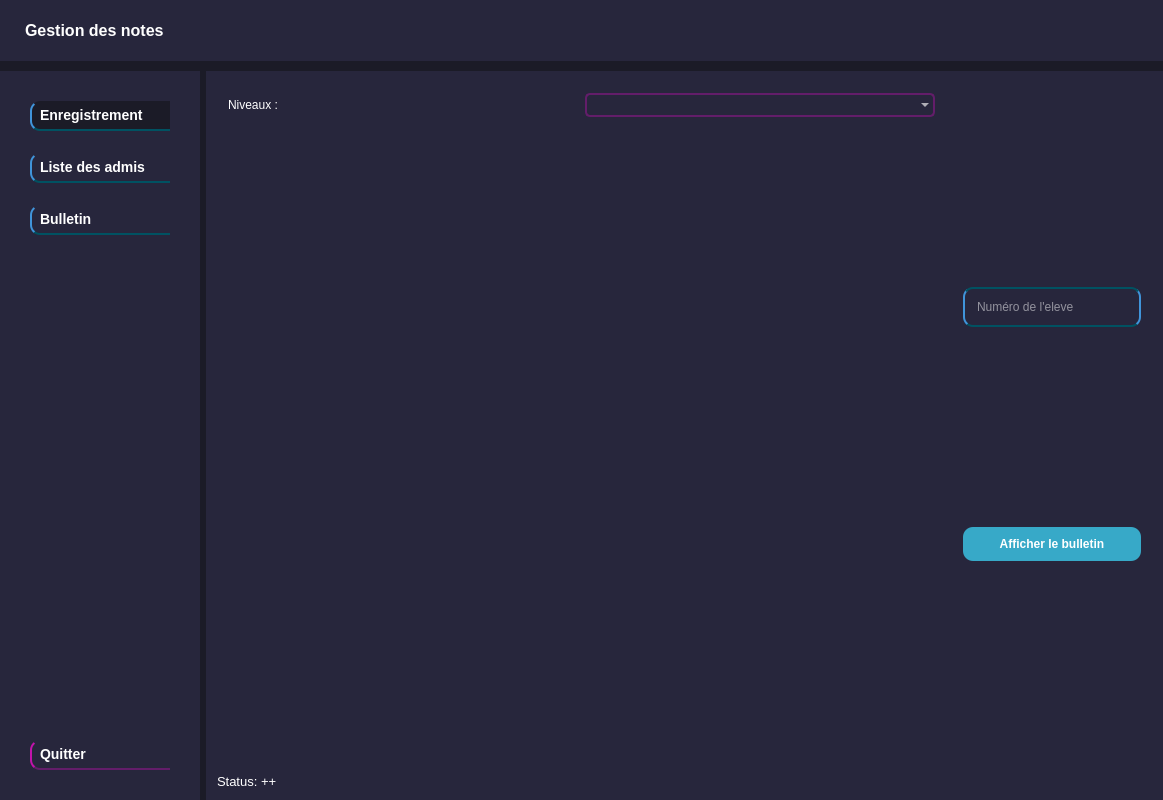
<?xml version="1.0" encoding="UTF-8"?>
<ui version="4.0">
 <class>accueil</class>
 <widget class="QMainWindow" name="accueil">
  <property name="geometry">
   <rect>
    <x>0</x>
    <y>0</y>
    <width>1163</width>
    <height>800</height>
   </rect>
  </property>
  <property name="sizePolicy">
   <sizepolicy hsizetype="Fixed" vsizetype="Fixed">
    <horstretch>0</horstretch>
    <verstretch>0</verstretch>
   </sizepolicy>
  </property>
  <property name="windowTitle">
   <string>Gestion des notes</string>
  </property>
  <widget class="QWidget" name="centralwidget">
   <property name="styleSheet">
    <string notr="true">* {
border: none;
background-color: transparent;
background: transparent;
padding: 0;
margin: 0;
color: #fff;
}

#centralwidget, #mainBody, #btnEnregistrement{
background-color: #1b1b27;
/*/background-color: rgb(255, 255, 255);*/
}

#header, #mainBodyContent, #navigation {
background-color: #27263c;
}

QPushButton {
font-weight: bold;
}

/*#frame_2 QPushButton {
padding: 10px;
border-bottom: 1px solid #ff5bcc;
border-radius: 24px;
padding-left: 10px;
}*/

#navigation QPushButton {
text-align: left;
padding: 6px 8px;
border-top-left-radius: 10px;
border-bottom-left-radius: 10px;
border-bottom: 2px solid rgb(0, 82, 98);
border-left: 2px solid #4094da;
margin: 8px;
font-size: 14px;
}

QLineEdit {
border-bottom: 2px solid rgb(0, 82, 98);
border-left: 2px solid #4094da;
border-top: 2px solid rgb(0, 82, 98);
border-right: 2px solid #4094da;
border-radius: 10px;
padding: 10px;
}

QComboBox {
font-size: 15px;
border: 2px solid rgb(99, 29, 106);
border-radius: 5px;
}

QSpinBox {
border: 2px solid rgb(0, 82, 98);
border-radius: 3px;
}

QTableView::item:selected {
color:white; 
background:#000000; 
font-weight:900; 
}

QTableCornerButton::section { 
background-color:#232326; 
}

QHeaderView::section { 
color:white; 
background-color:#232326;
}

/*QTabWidget::tab-bar {
 background-color: black;
}*/

QTabBar::tab:!selected {
    /*background-color: #9E9E9E;*/
	background-color: #1b1b27;
    color: white;
	width: 100px;
 }

QTabBar::tab:selected {
    border-color:#4094da;
    background-color: #4094da;
    color: white;
	width: 100px;
}
</string>
   </property>
   <layout class="QVBoxLayout" name="verticalLayout">
    <property name="spacing">
     <number>10</number>
    </property>
    <property name="leftMargin">
     <number>0</number>
    </property>
    <property name="topMargin">
     <number>0</number>
    </property>
    <property name="rightMargin">
     <number>0</number>
    </property>
    <property name="bottomMargin">
     <number>0</number>
    </property>
    <item>
     <widget class="QWidget" name="header" native="true">
      <layout class="QHBoxLayout" name="horizontalLayout">
       <property name="spacing">
        <number>0</number>
       </property>
       <property name="leftMargin">
        <number>0</number>
       </property>
       <property name="topMargin">
        <number>0</number>
       </property>
       <property name="rightMargin">
        <number>0</number>
       </property>
       <property name="bottomMargin">
        <number>0</number>
       </property>
       <item>
        <widget class="QFrame" name="frame">
         <property name="frameShape">
          <enum>QFrame::StyledPanel</enum>
         </property>
         <property name="frameShadow">
          <enum>QFrame::Raised</enum>
         </property>
         <layout class="QVBoxLayout" name="verticalLayout_2">
          <item>
           <widget class="QLabel" name="label">
            <property name="font">
             <font>
              <pointsize>12</pointsize>
              <weight>75</weight>
              <bold>true</bold>
             </font>
            </property>
            <property name="contextMenuPolicy">
             <enum>Qt::DefaultContextMenu</enum>
            </property>
            <property name="styleSheet">
             <string notr="true">padding: 10px;</string>
            </property>
            <property name="text">
             <string>Gestion des notes</string>
            </property>
           </widget>
          </item>
         </layout>
        </widget>
       </item>
       <item>
        <widget class="QFrame" name="frame_2">
         <property name="frameShape">
          <enum>QFrame::StyledPanel</enum>
         </property>
         <property name="frameShadow">
          <enum>QFrame::Raised</enum>
         </property>
         <layout class="QHBoxLayout" name="horizontalLayout_2">
          <item alignment="Qt::AlignRight">
           <widget class="QPushButton" name="pushButton_5">
            <property name="cursor">
             <cursorShape>PointingHandCursor</cursorShape>
            </property>
            <property name="text">
             <string/>
            </property>
            <property name="icon">
             <iconset resource="resources.qrc">
              <normaloff>:/icons/reload.png</normaloff>:/icons/reload.png</iconset>
            </property>
            <property name="iconSize">
             <size>
              <width>40</width>
              <height>40</height>
             </size>
            </property>
           </widget>
          </item>
         </layout>
        </widget>
       </item>
      </layout>
     </widget>
    </item>
    <item>
     <widget class="QWidget" name="mainBody" native="true">
      <property name="sizePolicy">
       <sizepolicy hsizetype="Preferred" vsizetype="Expanding">
        <horstretch>0</horstretch>
        <verstretch>0</verstretch>
       </sizepolicy>
      </property>
      <layout class="QHBoxLayout" name="horizontalLayout_3">
       <property name="leftMargin">
        <number>0</number>
       </property>
       <property name="topMargin">
        <number>0</number>
       </property>
       <property name="rightMargin">
        <number>0</number>
       </property>
       <property name="bottomMargin">
        <number>0</number>
       </property>
       <item>
        <widget class="QWidget" name="navigation" native="true">
         <property name="sizePolicy">
          <sizepolicy hsizetype="Preferred" vsizetype="Preferred">
           <horstretch>0</horstretch>
           <verstretch>0</verstretch>
          </sizepolicy>
         </property>
         <property name="minimumSize">
          <size>
           <width>200</width>
           <height>0</height>
          </size>
         </property>
         <property name="styleSheet">
          <string notr="true">#btnQuitter {
border-bottom-color: rgb(99, 29, 106);
border-left-color: rgb(194, 19, 171);
}</string>
         </property>
         <layout class="QVBoxLayout" name="verticalLayout_3">
          <item>
           <widget class="QWidget" name="widget" native="true">
            <layout class="QVBoxLayout" name="verticalLayout_5">
             <item>
              <widget class="QPushButton" name="btnEnregistrement">
               <property name="cursor">
                <cursorShape>PointingHandCursor</cursorShape>
               </property>
               <property name="text">
                <string>Enregistrement</string>
               </property>
               <property name="icon">
                <iconset resource="resources.qrc">
                 <normaloff>:/icons/edit_negate.png</normaloff>:/icons/edit_negate.png</iconset>
               </property>
               <property name="iconSize">
                <size>
                 <width>25</width>
                 <height>25</height>
                </size>
               </property>
              </widget>
             </item>
             <item>
              <widget class="QPushButton" name="btnListe">
               <property name="cursor">
                <cursorShape>PointingHandCursor</cursorShape>
               </property>
               <property name="text">
                <string>Liste des admis</string>
               </property>
               <property name="icon">
                <iconset resource="resources.qrc">
                 <normaloff>:/icons/clipboard_negate.png</normaloff>:/icons/clipboard_negate.png</iconset>
               </property>
               <property name="iconSize">
                <size>
                 <width>25</width>
                 <height>25</height>
                </size>
               </property>
              </widget>
             </item>
             <item>
              <widget class="QPushButton" name="btnBulletin">
               <property name="cursor">
                <cursorShape>PointingHandCursor</cursorShape>
               </property>
               <property name="text">
                <string>Bulletin</string>
               </property>
               <property name="icon">
                <iconset resource="resources.qrc">
                 <normaloff>:/icons/test__1_negate.png</normaloff>:/icons/test__1_negate.png</iconset>
               </property>
               <property name="iconSize">
                <size>
                 <width>22</width>
                 <height>22</height>
                </size>
               </property>
              </widget>
             </item>
             <item>
              <spacer name="verticalSpacer">
               <property name="orientation">
                <enum>Qt::Vertical</enum>
               </property>
               <property name="sizeHint" stdset="0">
                <size>
                 <width>20</width>
                 <height>435</height>
                </size>
               </property>
              </spacer>
             </item>
             <item>
              <widget class="QPushButton" name="btnQuitter">
               <property name="cursor">
                <cursorShape>PointingHandCursor</cursorShape>
               </property>
               <property name="text">
                <string>Quitter</string>
               </property>
               <property name="icon">
                <iconset resource="resources.qrc">
                 <normaloff>:/icons/logout_negate.png</normaloff>:/icons/logout_negate.png</iconset>
               </property>
               <property name="iconSize">
                <size>
                 <width>25</width>
                 <height>25</height>
                </size>
               </property>
              </widget>
             </item>
            </layout>
           </widget>
          </item>
         </layout>
        </widget>
       </item>
       <item>
        <widget class="QWidget" name="mainBodyContent" native="true">
         <property name="styleSheet">
          <string notr="true">QPushButton {
background-color: rgb(55, 169, 200);
border-radius: 10px;
padding: 10px;
}</string>
         </property>
         <layout class="QVBoxLayout" name="verticalLayout_4">
          <item>
           <widget class="QStackedWidget" name="stackedWidget">
            <property name="currentIndex">
             <number>2</number>
            </property>
            <widget class="QWidget" name="Enregistrement">
             <layout class="QVBoxLayout" name="verticalLayout_20">
              <property name="spacing">
               <number>0</number>
              </property>
              <property name="leftMargin">
               <number>0</number>
              </property>
              <property name="topMargin">
               <number>0</number>
              </property>
              <property name="rightMargin">
               <number>0</number>
              </property>
              <property name="bottomMargin">
               <number>0</number>
              </property>
              <item>
               <widget class="QWidget" name="widget_2" native="true">
                <property name="minimumSize">
                 <size>
                  <width>0</width>
                  <height>30</height>
                 </size>
                </property>
                <layout class="QVBoxLayout" name="verticalLayout_6">
                 <item>
                  <widget class="QTabWidget" name="tabWidget">
                   <property name="cursor">
                    <cursorShape>ArrowCursor</cursorShape>
                   </property>
                   <property name="styleSheet">
                    <string notr="true"/>
                   </property>
                   <property name="currentIndex">
                    <number>2</number>
                   </property>
                   <widget class="QWidget" name="Niveaux">
                    <property name="autoFillBackground">
                     <bool>false</bool>
                    </property>
                    <property name="styleSheet">
                     <string notr="true">background-color: #1b1b27;</string>
                    </property>
                    <attribute name="title">
                     <string>Niveaux</string>
                    </attribute>
                    <layout class="QHBoxLayout" name="horizontalLayout_6">
                     <item>
                      <widget class="QWidget" name="widget_9" native="true">
                       <layout class="QVBoxLayout" name="verticalLayout_10">
                        <item>
                         <widget class="QTableView" name="tbvListeNiv"/>
                        </item>
                       </layout>
                      </widget>
                     </item>
                     <item>
                      <widget class="QWidget" name="widget_8" native="true">
                       <property name="minimumSize">
                        <size>
                         <width>250</width>
                         <height>0</height>
                        </size>
                       </property>
                       <property name="maximumSize">
                        <size>
                         <width>250</width>
                         <height>16777215</height>
                        </size>
                       </property>
                       <property name="styleSheet">
                        <string notr="true">background-color: rgb(39, 38, 60);</string>
                       </property>
                       <layout class="QVBoxLayout" name="verticalLayout_12">
                        <item>
                         <widget class="QPushButton" name="pushButton_2">
                          <property name="text">
                           <string/>
                          </property>
                          <property name="icon">
                           <iconset resource="resources.qrc">
                            <normaloff>:/icons/edit_negate.png</normaloff>:/icons/edit_negate.png</iconset>
                          </property>
                          <property name="iconSize">
                           <size>
                            <width>50</width>
                            <height>50</height>
                           </size>
                          </property>
                         </widget>
                        </item>
                        <item>
                         <layout class="QVBoxLayout" name="verticalLayout_11">
                          <item>
                           <widget class="QLineEdit" name="txtRefNiv">
                            <property name="placeholderText">
                             <string>Niveau</string>
                            </property>
                           </widget>
                          </item>
                         </layout>
                        </item>
                        <item>
                         <layout class="QVBoxLayout" name="verticalLayout_13">
                          <item>
                           <widget class="QPushButton" name="btnAjouterNiv">
                            <property name="cursor">
                             <cursorShape>PointingHandCursor</cursorShape>
                            </property>
                            <property name="styleSheet">
                             <string notr="true">border-bottom: 2px solid rgb(227, 8, 198);
border-radius: 18px;
background-color: rgb(227, 8, 198);</string>
                            </property>
                            <property name="text">
                             <string>Ajouter</string>
                            </property>
                           </widget>
                          </item>
                          <item>
                           <widget class="QPushButton" name="btnSupprimerNiv">
                            <property name="cursor">
                             <cursorShape>PointingHandCursor</cursorShape>
                            </property>
                            <property name="styleSheet">
                             <string notr="true">border-bottom: 2px solid rgb(227, 8, 198);
border-radius: 18px;
background-color: rgb(227, 8, 198);</string>
                            </property>
                            <property name="text">
                             <string>Supprimer</string>
                            </property>
                           </widget>
                          </item>
                         </layout>
                        </item>
                       </layout>
                      </widget>
                     </item>
                    </layout>
                   </widget>
                   <widget class="QWidget" name="Matieres">
                    <property name="styleSheet">
                     <string notr="true">background-color: #1b1b27;</string>
                    </property>
                    <attribute name="title">
                     <string>Matières</string>
                    </attribute>
                    <layout class="QHBoxLayout" name="horizontalLayout_5">
                     <item>
                      <widget class="QWidget" name="widget_6" native="true">
                       <layout class="QVBoxLayout" name="verticalLayout_8">
                        <item>
                         <widget class="QTableView" name="tbvListeMat"/>
                        </item>
                       </layout>
                      </widget>
                     </item>
                     <item>
                      <widget class="QWidget" name="widget_7" native="true">
                       <layout class="QVBoxLayout" name="verticalLayout_9"/>
                      </widget>
                     </item>
                     <item>
                      <widget class="QWidget" name="widget_5" native="true">
                       <property name="minimumSize">
                        <size>
                         <width>250</width>
                         <height>0</height>
                        </size>
                       </property>
                       <property name="maximumSize">
                        <size>
                         <width>250</width>
                         <height>16777215</height>
                        </size>
                       </property>
                       <property name="styleSheet">
                        <string notr="true">background-color: rgb(39, 38, 60);</string>
                       </property>
                       <layout class="QVBoxLayout" name="verticalLayout_17">
                        <item>
                         <widget class="QPushButton" name="pushButton_3">
                          <property name="text">
                           <string/>
                          </property>
                          <property name="icon">
                           <iconset resource="resources.qrc">
                            <normaloff>:/icons/edit_negate.png</normaloff>:/icons/edit_negate.png</iconset>
                          </property>
                          <property name="iconSize">
                           <size>
                            <width>50</width>
                            <height>50</height>
                           </size>
                          </property>
                         </widget>
                        </item>
                        <item>
                         <layout class="QVBoxLayout" name="verticalLayout_14">
                          <item>
                           <widget class="QLineEdit" name="txtCodeMat">
                            <property name="placeholderText">
                             <string>Code Matière</string>
                            </property>
                           </widget>
                          </item>
                          <item>
                           <widget class="QLineEdit" name="txtDesign">
                            <property name="placeholderText">
                             <string>Désignation</string>
                            </property>
                           </widget>
                          </item>
                          <item>
                           <layout class="QHBoxLayout" name="horizontalLayout_9">
                            <item>
                             <widget class="QLabel" name="label_4">
                              <property name="text">
                               <string>Coefficient : </string>
                              </property>
                             </widget>
                            </item>
                            <item>
                             <widget class="QSpinBox" name="spbCoeff"/>
                            </item>
                           </layout>
                          </item>
                          <item>
                           <layout class="QHBoxLayout" name="horizontalLayout_10">
                            <item>
                             <widget class="QLabel" name="label_5">
                              <property name="text">
                               <string>Niveau :</string>
                              </property>
                             </widget>
                            </item>
                            <item>
                             <widget class="QComboBox" name="cbxNiveauMat"/>
                            </item>
                           </layout>
                          </item>
                         </layout>
                        </item>
                        <item>
                         <layout class="QVBoxLayout" name="verticalLayout_15">
                          <item>
                           <widget class="QPushButton" name="btnAjouterMat">
                            <property name="cursor">
                             <cursorShape>PointingHandCursor</cursorShape>
                            </property>
                            <property name="styleSheet">
                             <string notr="true">border-bottom: 2px solid rgb(227, 8, 198);
border-radius: 18px;
background-color: rgb(227, 8, 198);</string>
                            </property>
                            <property name="text">
                             <string>Ajouter</string>
                            </property>
                           </widget>
                          </item>
                          <item>
                           <widget class="QPushButton" name="btnModifierMat">
                            <property name="cursor">
                             <cursorShape>PointingHandCursor</cursorShape>
                            </property>
                            <property name="styleSheet">
                             <string notr="true">border-bottom: 2px solid rgb(227, 8, 198);
border-radius: 18px;
background-color: rgb(227, 8, 198);</string>
                            </property>
                            <property name="text">
                             <string>Modifier</string>
                            </property>
                           </widget>
                          </item>
                          <item>
                           <widget class="QPushButton" name="btnSupprimerMat">
                            <property name="cursor">
                             <cursorShape>PointingHandCursor</cursorShape>
                            </property>
                            <property name="styleSheet">
                             <string notr="true">border-bottom: 2px solid rgb(227, 8, 198);
border-radius: 18px;
background-color: rgb(227, 8, 198);</string>
                            </property>
                            <property name="text">
                             <string>Supprimer</string>
                            </property>
                           </widget>
                          </item>
                         </layout>
                        </item>
                       </layout>
                      </widget>
                     </item>
                    </layout>
                   </widget>
                   <widget class="QWidget" name="Eleves">
                    <property name="contextMenuPolicy">
                     <enum>Qt::NoContextMenu</enum>
                    </property>
                    <property name="styleSheet">
                     <string notr="true">background-color: #1b1b27;</string>
                    </property>
                    <attribute name="title">
                     <string>Elèves</string>
                    </attribute>
                    <layout class="QHBoxLayout" name="horizontalLayout_4">
                     <item>
                      <widget class="QWidget" name="widget_3" native="true">
                       <layout class="QVBoxLayout" name="verticalLayout_7">
                        <item>
                         <widget class="QTableView" name="tbvListeEl"/>
                        </item>
                       </layout>
                      </widget>
                     </item>
                     <item>
                      <widget class="QWidget" name="widget_4" native="true">
                       <property name="minimumSize">
                        <size>
                         <width>250</width>
                         <height>0</height>
                        </size>
                       </property>
                       <property name="maximumSize">
                        <size>
                         <width>250</width>
                         <height>16777215</height>
                        </size>
                       </property>
                       <property name="styleSheet">
                        <string notr="true">background-color: rgb(39, 38, 60);</string>
                       </property>
                       <layout class="QVBoxLayout" name="verticalLayout_19">
                        <item>
                         <widget class="QPushButton" name="pushButton">
                          <property name="text">
                           <string/>
                          </property>
                          <property name="icon">
                           <iconset resource="resources.qrc">
                            <normaloff>:/icons/edit_negate.png</normaloff>:/icons/edit_negate.png</iconset>
                          </property>
                          <property name="iconSize">
                           <size>
                            <width>50</width>
                            <height>50</height>
                           </size>
                          </property>
                         </widget>
                        </item>
                        <item>
                         <layout class="QVBoxLayout" name="verticalLayout_16">
                          <item>
                           <widget class="QLineEdit" name="txtNumero">
                            <property name="placeholderText">
                             <string>Numéro</string>
                            </property>
                           </widget>
                          </item>
                          <item>
                           <widget class="QLineEdit" name="txtNom">
                            <property name="placeholderText">
                             <string>Nom</string>
                            </property>
                           </widget>
                          </item>
                          <item>
                           <widget class="QLineEdit" name="txtPrenom">
                            <property name="placeholderText">
                             <string>Prénom</string>
                            </property>
                           </widget>
                          </item>
                          <item>
                           <layout class="QHBoxLayout" name="horizontalLayout_7">
                            <item>
                             <widget class="QLabel" name="label_2">
                              <property name="text">
                               <string>Age :</string>
                              </property>
                             </widget>
                            </item>
                            <item>
                             <widget class="QSpinBox" name="spbAge"/>
                            </item>
                           </layout>
                          </item>
                          <item>
                           <layout class="QHBoxLayout" name="horizontalLayout_8">
                            <item>
                             <widget class="QLabel" name="label_3">
                              <property name="text">
                               <string>Niveau :</string>
                              </property>
                             </widget>
                            </item>
                            <item>
                             <widget class="QComboBox" name="cbxNiveauEl"/>
                            </item>
                           </layout>
                          </item>
                         </layout>
                        </item>
                        <item>
                         <layout class="QVBoxLayout" name="verticalLayout_18">
                          <item>
                           <widget class="QPushButton" name="btnAjouterEl">
                            <property name="cursor">
                             <cursorShape>PointingHandCursor</cursorShape>
                            </property>
                            <property name="styleSheet">
                             <string notr="true">border-bottom: 2px solid rgb(227, 8, 198);
border-radius: 18px;
background-color: rgb(227, 8, 198);</string>
                            </property>
                            <property name="text">
                             <string>Ajouter</string>
                            </property>
                           </widget>
                          </item>
                          <item>
                           <widget class="QPushButton" name="btnModifierEl">
                            <property name="cursor">
                             <cursorShape>PointingHandCursor</cursorShape>
                            </property>
                            <property name="styleSheet">
                             <string notr="true">border-bottom: 2px solid rgb(227, 8, 198);
border-radius: 18px;
background-color: rgb(227, 8, 198);</string>
                            </property>
                            <property name="text">
                             <string>Modifier</string>
                            </property>
                           </widget>
                          </item>
                          <item>
                           <widget class="QPushButton" name="btnSupprimerEl">
                            <property name="cursor">
                             <cursorShape>PointingHandCursor</cursorShape>
                            </property>
                            <property name="styleSheet">
                             <string notr="true">border-bottom: 2px solid rgb(227, 8, 198);
border-radius: 18px;
background-color: rgb(227, 8, 198);</string>
                            </property>
                            <property name="text">
                             <string>Supprimer</string>
                            </property>
                           </widget>
                          </item>
                         </layout>
                        </item>
                        <item>
                         <widget class="QPushButton" name="pushButton_4">
                          <property name="font">
                           <font>
                            <pointsize>10</pointsize>
                            <weight>75</weight>
                            <bold>true</bold>
                           </font>
                          </property>
                          <property name="cursor">
                           <cursorShape>PointingHandCursor</cursorShape>
                          </property>
                          <property name="styleSheet">
                           <string notr="true">background-color:#4094da;</string>
                          </property>
                          <property name="text">
                           <string>Notes</string>
                          </property>
                          <property name="icon">
                           <iconset resource="resources.qrc">
                            <normaloff>:/icons/test_negate.png</normaloff>:/icons/test_negate.png</iconset>
                          </property>
                          <property name="iconSize">
                           <size>
                            <width>30</width>
                            <height>30</height>
                           </size>
                          </property>
                          <property name="checkable">
                           <bool>false</bool>
                          </property>
                          <property name="checked">
                           <bool>false</bool>
                          </property>
                          <property name="autoRepeat">
                           <bool>false</bool>
                          </property>
                         </widget>
                        </item>
                       </layout>
                      </widget>
                     </item>
                    </layout>
                   </widget>
                  </widget>
                 </item>
                </layout>
               </widget>
              </item>
             </layout>
            </widget>
            <widget class="QWidget" name="ListeAdmis">
             <layout class="QVBoxLayout" name="verticalLayout_22">
              <property name="spacing">
               <number>0</number>
              </property>
              <property name="leftMargin">
               <number>0</number>
              </property>
              <property name="topMargin">
               <number>0</number>
              </property>
              <property name="rightMargin">
               <number>0</number>
              </property>
              <property name="bottomMargin">
               <number>0</number>
              </property>
              <item>
               <widget class="QWidget" name="widget_10" native="true">
                <property name="minimumSize">
                 <size>
                  <width>0</width>
                  <height>30</height>
                 </size>
                </property>
                <layout class="QVBoxLayout" name="verticalLayout_21">
                 <item>
                  <layout class="QHBoxLayout" name="horizontalLayout_12">
                   <item>
                    <widget class="QLabel" name="label_6">
                     <property name="text">
                      <string>Niveaux :</string>
                     </property>
                    </widget>
                   </item>
                   <item>
                    <widget class="QComboBox" name="cbxNiveauAdmis"/>
                   </item>
                  </layout>
                 </item>
                 <item>
                  <widget class="QTableView" name="tbvListeAdmis"/>
                 </item>
                </layout>
               </widget>
              </item>
             </layout>
            </widget>
            <widget class="QWidget" name="Bulletin">
             <layout class="QVBoxLayout" name="verticalLayout_27">
              <property name="spacing">
               <number>0</number>
              </property>
              <property name="leftMargin">
               <number>0</number>
              </property>
              <property name="topMargin">
               <number>0</number>
              </property>
              <property name="rightMargin">
               <number>0</number>
              </property>
              <property name="bottomMargin">
               <number>0</number>
              </property>
              <item>
               <widget class="QWidget" name="widget_11" native="true">
                <property name="minimumSize">
                 <size>
                  <width>0</width>
                  <height>30</height>
                 </size>
                </property>
                <layout class="QVBoxLayout" name="verticalLayout_23">
                 <property name="leftMargin">
                  <number>0</number>
                 </property>
                 <property name="topMargin">
                  <number>0</number>
                 </property>
                 <property name="rightMargin">
                  <number>0</number>
                 </property>
                 <property name="bottomMargin">
                  <number>0</number>
                 </property>
                 <item>
                  <widget class="QWidget" name="widget_12" native="true">
                   <layout class="QHBoxLayout" name="horizontalLayout_13">
                    <property name="leftMargin">
                     <number>0</number>
                    </property>
                    <property name="topMargin">
                     <number>0</number>
                    </property>
                    <property name="rightMargin">
                     <number>0</number>
                    </property>
                    <property name="bottomMargin">
                     <number>0</number>
                    </property>
                    <item>
                     <widget class="QWidget" name="widget_14" native="true">
                      <layout class="QVBoxLayout" name="verticalLayout_28">
                       <item>
                        <layout class="QHBoxLayout" name="horizontalLayout_11">
                         <item>
                          <widget class="QLabel" name="label_7">
                           <property name="text">
                            <string>Niveaux :</string>
                           </property>
                          </widget>
                         </item>
                         <item>
                          <widget class="QComboBox" name="cbxNiveauBulletin"/>
                         </item>
                        </layout>
                       </item>
                       <item>
                        <widget class="QTableView" name="tbvListeElBulletin"/>
                       </item>
                      </layout>
                     </widget>
                    </item>
                    <item>
                     <widget class="QWidget" name="widget_13" native="true">
                      <property name="minimumSize">
                       <size>
                        <width>200</width>
                        <height>0</height>
                       </size>
                      </property>
                      <property name="maximumSize">
                       <size>
                        <width>200</width>
                        <height>16777215</height>
                       </size>
                      </property>
                      <layout class="QVBoxLayout" name="verticalLayout_24">
                       <item>
                        <layout class="QVBoxLayout" name="verticalLayout_25">
                         <property name="spacing">
                          <number>0</number>
                         </property>
                         <item>
                          <widget class="QLineEdit" name="txtNumeroBulletin">
                           <property name="placeholderText">
                            <string>Numéro de l'eleve</string>
                           </property>
                          </widget>
                         </item>
                        </layout>
                       </item>
                       <item>
                        <layout class="QVBoxLayout" name="verticalLayout_26">
                         <item>
                          <widget class="QPushButton" name="btnAfficherBulletin">
                           <property name="cursor">
                            <cursorShape>PointingHandCursor</cursorShape>
                           </property>
                           <property name="text">
                            <string>Afficher le bulletin</string>
                           </property>
                          </widget>
                         </item>
                        </layout>
                       </item>
                      </layout>
                     </widget>
                    </item>
                   </layout>
                  </widget>
                 </item>
                </layout>
               </widget>
              </item>
             </layout>
            </widget>
           </widget>
          </item>
          <item>
           <widget class="QLabel" name="lblStatus">
            <property name="font">
             <font>
              <pointsize>10</pointsize>
             </font>
            </property>
            <property name="styleSheet">
             <string notr="true">margin: 0px;</string>
            </property>
            <property name="text">
             <string>Status: ++</string>
            </property>
           </widget>
          </item>
         </layout>
        </widget>
       </item>
      </layout>
     </widget>
    </item>
   </layout>
  </widget>
 </widget>
 <layoutdefault spacing="6" margin="11"/>
 <resources>
  <include location="resources.qrc"/>
 </resources>
 <connections/>
</ui>
